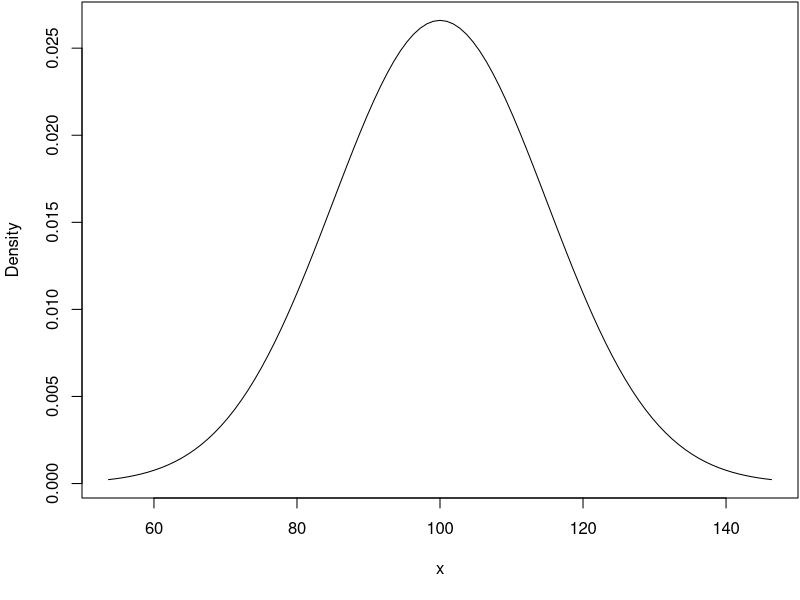
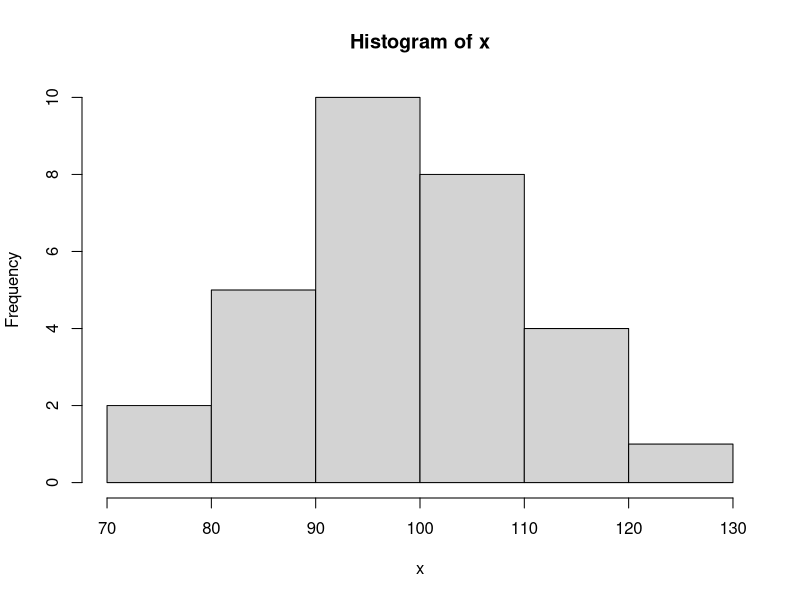
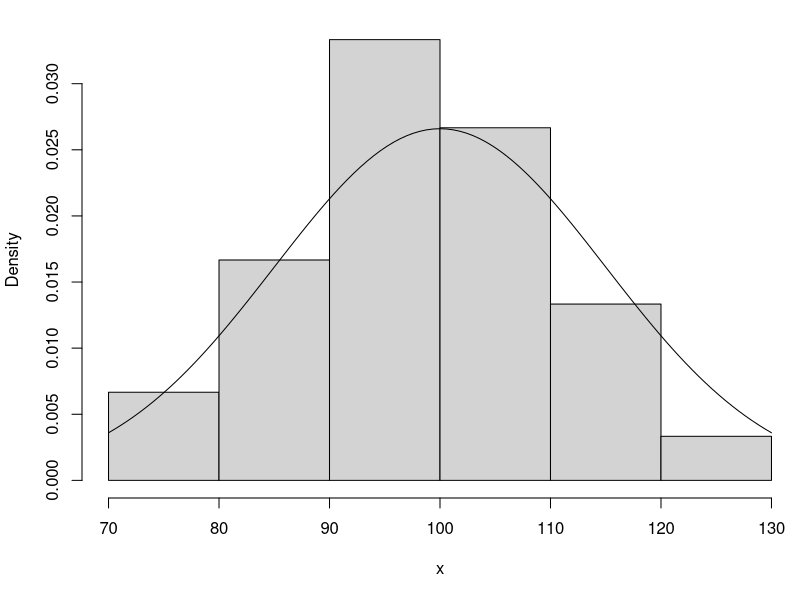
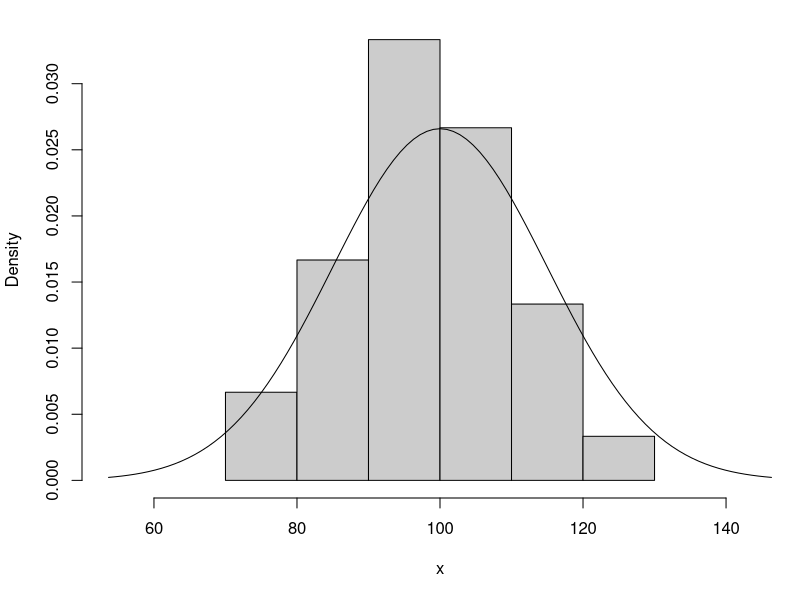
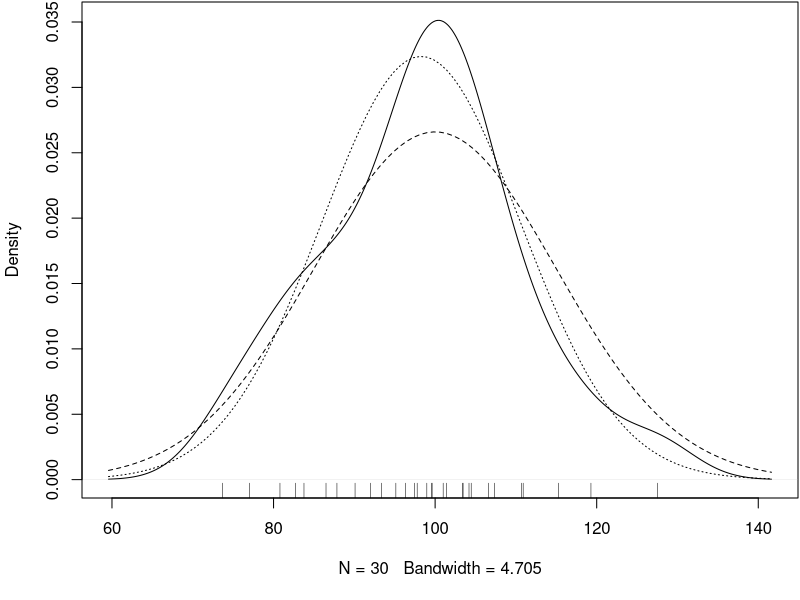
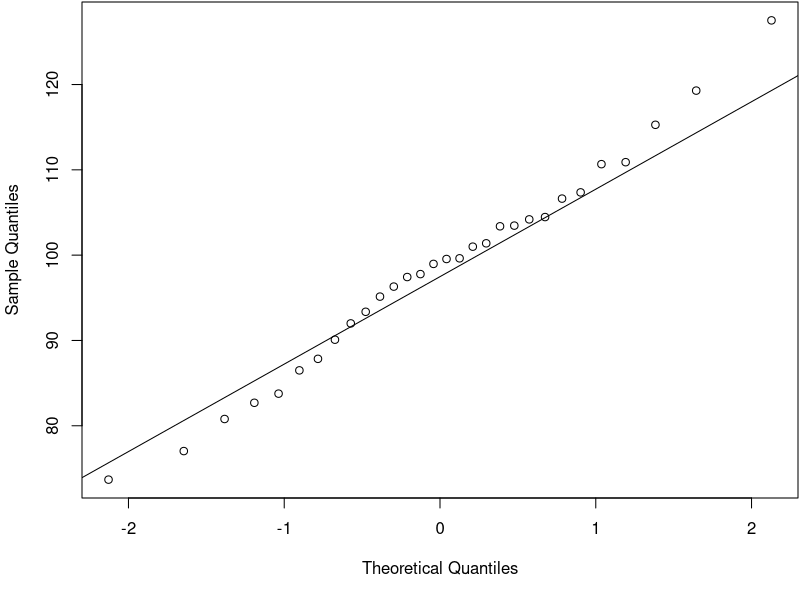
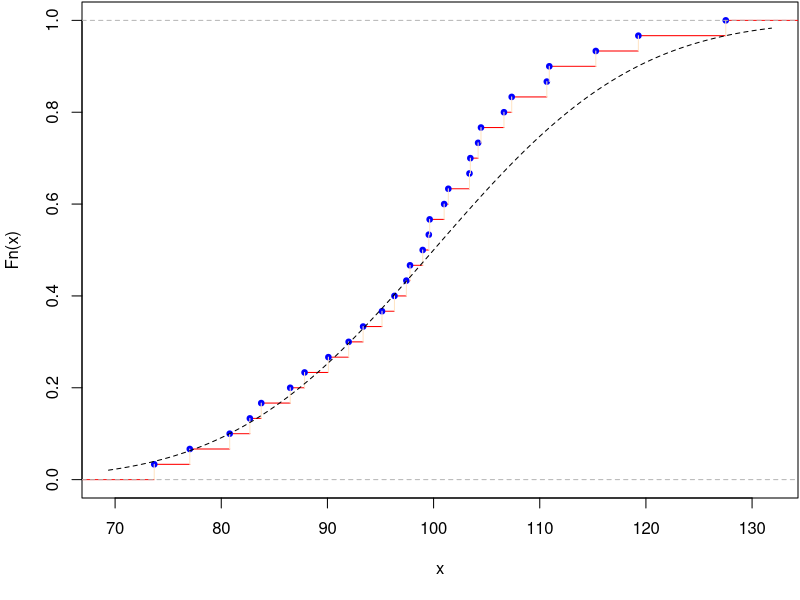

Reproduce these figures in R, in order.
## ---- chunk 1
#| fig-align: center
#| fig-width: 6
#| fig-height: 5
#| fig-cap: "Normal density with mean 100 and standard deviation 15."
#| fig-alt: "Plot of Normal density with mean 100 and standard deviation 15."

	
	# Saving pop mean and std dev for reuse
	mu <- 100 ; sigma <- 15
	
	# Changing margins of plot in graphical params
	opar <- par(mar = c(5.1, 4.1, 0.1, 0.1))
	
	curve(dnorm(x, mean = mu, sd = sigma),
		xlim = qnorm(c(0.001, 0.999), mean = mu, sd = sigma),
		ylab = "Density")
	
	# Resetting to previous graphical parameters
	par(opar)
## ---- chunk 2
	# Given an upper tail probability, find the z-value.
	qnorm(0.025, lower.tail = FALSE) 

	# First and third quartiles
	qnorm(c(0.25, 0.75), mean = mu, sd = sigma)

	# First and third quartiles from z-values
	mu + sigma * qnorm(c(0.25, 0.75))    
## ---- chunk 3
	# Lower tail probability (area)
	pnorm(125, mean = mu, sd = sigma)   
	# Same after converting to z-score
	pnorm((125 - mu)/sigma)             
	# Upper tail probability
	pnorm(125, mean = mu, sd = sigma, lower.tail = FALSE)    
	# Total probability is one, so ...
	1 - pnorm(125, mean = mu, sd = sigma) 
## ---- chunk 4
	
	# Saving sample size for reuse.
	n <- 30
	# Generate a vector of n = 30 observations.
	x <- rnorm(n, mean = mu, sd = sigma)
	# Sample mean
	mean(x)
	# Sample standard deviation
	sd(x)
	# Sample quantiles
	quantile(x, probs = c(0.25, 0.75))
## ---- chunk 5
#| fig-align: center
#| fig-width: 6
#| fig-height: 5
#| fig-cap: "Frequency histogram of 30 observations drawn from a normal distribution with mean 100 and standard deviation 15."
#| fig-alt: "Frequency histogram of 30 observations drawn from a normal distribution with mean 100 and standard deviation 15."

	hist(x)                 
## ---- chunk 6
	t.test(x, mu = 100)
## ---- chunk 7
#| fig-align: center
#| fig-width: 6
#| fig-height: 5
#| fig-cap: "Histogram of 30 observations drawn from a normal distribution with mean 100 and standard deviation 15 with the true density superimposed."
#| fig-alt: "Histogram of 30 observations drawn from a normal distribution with mean 100 and standard deviation 15 with the true density superimposed."

	opar <- par(mar = c(5.1, 4.1, 1.1, 0.1))
	hist(x, freq = FALSE, main = "")
	curve(dnorm(x, mean = mu, sd = sigma), ylab = "Density",  add = TRUE)
	par(opar)                
## ---- chunk 8
#| fig-align: center
#| fig-width: 6
#| fig-height: 5
#| fig-cap: "Histogram of 30 observations drawn from a normal distribution with mean 100 and standard deviation 15 with the true density superimposed."
#| fig-alt: "Histogram of 30 observations drawn from a normal distribution with mean 100 and standard deviation 15 with the true density superimposed."

	opar <- par(mar = c(5.1, 4.1, 1.1, 0.1))
	
	dx <- hist(x, plot = FALSE)
	ylim <- c(0, max(c(dnorm(x, mean = mu, sd = sigma), dx$density)))
	xlim <- range(c(qnorm(c(0.001, 0.999), mean = mu, sd = sigma), dx$breaks))
	plot(dx, freq = FALSE, xlim = xlim, ylim = ylim, main = NULL, col = 'grey80')
	curve(dnorm(x, mean = mu, sd = sigma), ylab = "Density",  add = TRUE)
	par(opar)              
## ---- chunk 9
#| fig-align: center
#| fig-width: 6
#| fig-height: 5
#| fig-cap: "Kernel density estimator from a sample of 30 normal random variables with mean 100 and standard deviation 15. The true (dashed) and fitted (dotted) normal densities are superimposed for comparison."
#| fig-alt: "Kernel density estimator from a sample of 30 normal random variables with mean 100 and standard deviation 15. The true (dashed) and fitted (dotted) normal densities are superimposed for comparison."

	opar <- par(mar = c(5.1, 4.1, 0.1, 0.1))
	dx <- density(x)
	muhat <- mean(x); sigmahat <- sd(x)
	ylim <- c(0, max(c(dnorm(x, mean = mu, sd = sigma),
		dnorm(x, mean = muhat, sd = sigmahat),
		dx$y)))
	plot(dx, ylim = ylim, main = "")
	curve(dnorm(x, mean = mu, sd = sigma), lty = 2, add = TRUE)
	curve(dnorm(x, mean = muhat, sd = sigmahat), lty = 3, add = TRUE)
	
	# Shows the data as a rug on the x-axis
	rug(x)     
	
	par(opar)             
## ---- chunk 10
#| fig-align: center
#| fig-width: 6
#| fig-height: 5
#| fig-cap: "Normal QQ plot from a sample of 30 normal random variables with mean 100 and standard deviation 15."
#| fig-alt: "Normal QQ plot from a sample of 30 normal random variables with mean 100 and standard deviation 15."

	opar <- par(mar = c(5.1, 4.1, 0.1, 0.1))
	qqnorm(x, main = NULL)
	qqline(x)
	par(opar)             
## ---- chunk 11
	px <- ecdf(x)
	px
## ---- chunk 12
#| fig-align: center
#| fig-width: 6
#| fig-height: 5
#| fig-cap: "Empirical CDF from a sample of 30 normal random variables with mean 100 and standard deviation 15. True CDR superimposed."
#| fig-alt: "Empirical CDF from a sample of 30 normal random variables with mean 100 and standard deviation 15. True CDR superimposed."

	opar <- par(mar = c(5.1, 4.1, 0.1, 0.1))
	plot(px, main = NULL, verticals = TRUE, cex = 0.75,
		col.points = "blue", col.hor = "red", col.vert = "bisque")
	curve(pnorm(x, mean = mu, sd = sigma), lty = 2, add = TRUE)
	par(opar)          
